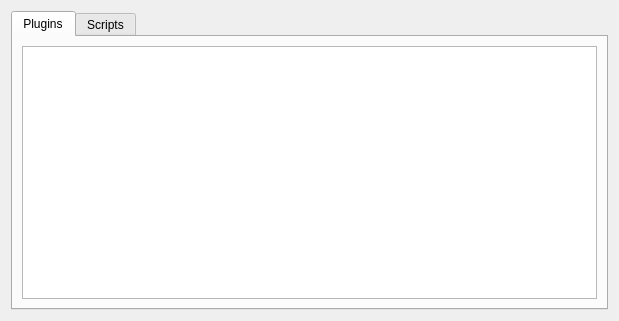
<?xml version="1.0" encoding="UTF-8"?>
<ui version="4.0">
 <class>CustomModules</class>
 <widget class="QWidget" name="CustomModules">
  <property name="geometry">
   <rect>
    <x>0</x>
    <y>0</y>
    <width>619</width>
    <height>321</height>
   </rect>
  </property>
  <property name="windowTitle">
   <string>Modules</string>
  </property>
  <layout class="QGridLayout" name="gridLayout">
   <item row="0" column="0">
    <widget class="QTabWidget" name="modulesTabWidget">
     <property name="currentIndex">
      <number>0</number>
     </property>
     <widget class="QWidget" name="tab">
      <attribute name="title">
       <string>Plugins</string>
      </attribute>
      <layout class="QGridLayout">
       <item row="0" column="0">
        <widget class="PluginSelector" name="m_pluginListView">
         <property name="whatsThis">
          <string>&lt;p&gt;List of plugins of &lt;b&gt;XINX&lt;/b&gt;. Plugins are piece of software that can be added without reinstall &lt;b&gt;XINX&lt;/b&gt;.&lt;/p&gt;
&lt;p&gt;&lt;b&gt;XINX&lt;/b&gt; is now modular, so you can wrote your own plugins and enjoy. Plugins are writte in &lt;i&gt;C++&lt;/i&gt;, use &lt;i&gt;Qt&lt;/i&gt;, and must be in licence accepted by &lt;i&gt;Qt&lt;/i&gt;.&lt;/p&gt;</string>
         </property>
        </widget>
       </item>
      </layout>
     </widget>
     <widget class="QWidget" name="Tab_2">
      <attribute name="title">
       <string>Scripts</string>
      </attribute>
      <layout class="QGridLayout" name="_2">
       <item row="0" column="0">
        <widget class="PluginSelector" name="m_scriptListView"/>
       </item>
      </layout>
     </widget>
    </widget>
   </item>
  </layout>
 </widget>
 <customwidgets>
  <customwidget>
   <class>PluginSelector</class>
   <extends>QListView</extends>
   <header>pluginselector.h</header>
  </customwidget>
 </customwidgets>
 <resources>
  <include location="../../../components/xinxpluginselector.qrc"/>
  <include location="../../application.qrc"/>
 </resources>
 <connections/>
</ui>
